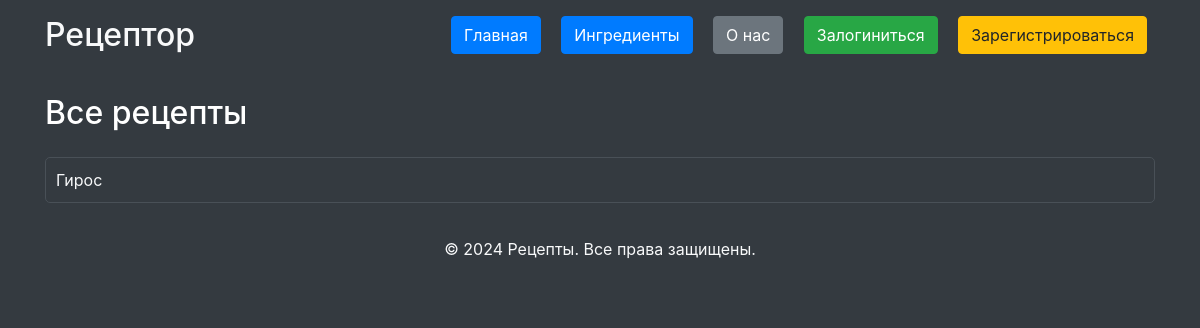
The app's page /, older data.
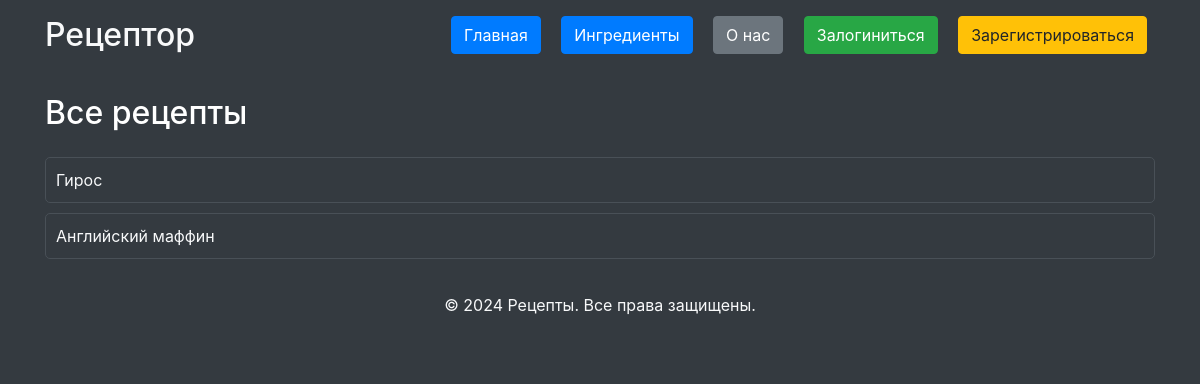
The same page, newer data.
### recipe_catalog/models.py (models this page shows, shortened)
class Recipe(models.Model):
    name = models.CharField(
		max_length=300,
		validators=[
			RegexValidator(
				regex=r'^[A-Za-zА-Яа-яёЁ\s]+$',
				message='Название должно быть текстом'
			)
		]
	)
    ingredients = models.ManyToManyField(
        Ingredient, through="RecipeIngredient")
    author = models.ForeignKey(
        User,
        verbose_name='Автор рецепта',
        on_delete=models.CASCADE, null=True
    )

### recipe_catalog/views.py (the view)
# urls.py: path('', index, name='index'),
def index(request):
    template_name = 'recipe_catalog/index2.html'
    recipes = Recipe.objects.all()
    return render(request, template_name, {'recipes': recipes})

### templates/recipe_catalog/index2.html (shortened to what this page needs)
{% extends "base.html" %}
{% block content %}
<h2 class="my-4">Все рецепты</h2>
    <div class="list-group">
        {% for recipe in recipes %}
        <div class="recipe-item">
            <a href="{% url 'recipe_catalog:recipe_detail' recipe.id %}">{{ recipe.name }}</a>
        </div>
        {% empty %}
        <div class="recipe-item">
            Нет рецептов
        </div>
        {% endfor %}
    </div>
{% endblock %}

Row changes from the older to the newer data that the page shows:
added Recipe: name "Английский маффин"
